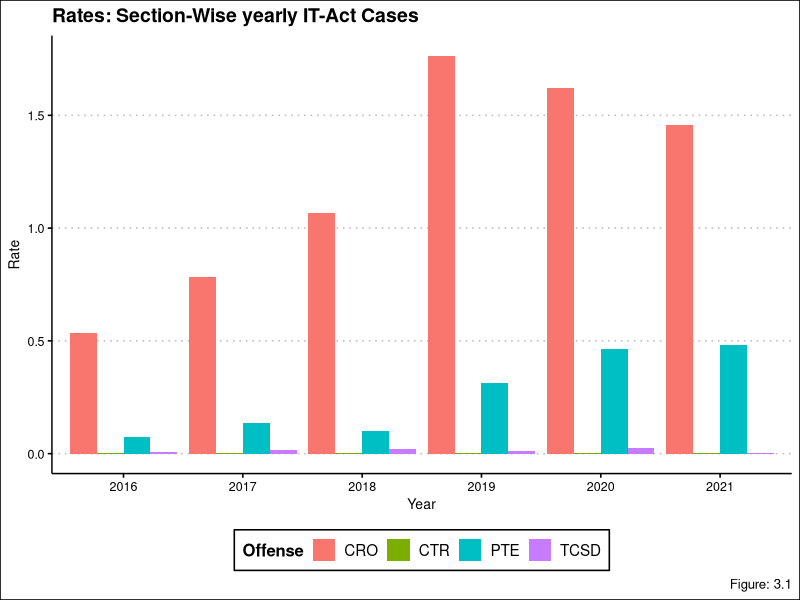
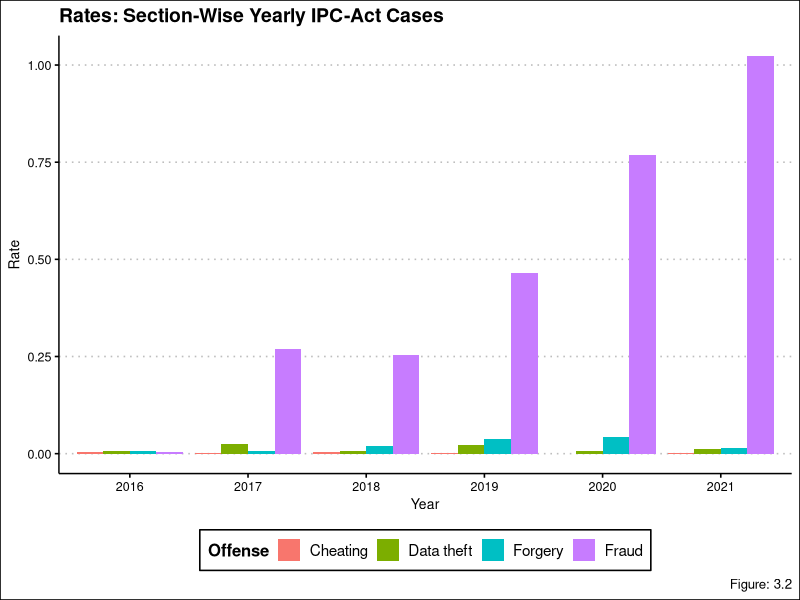
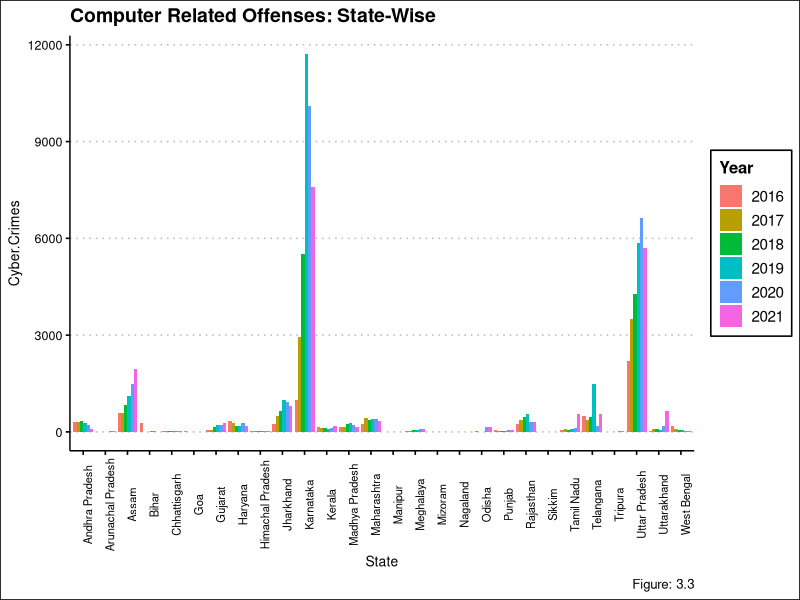
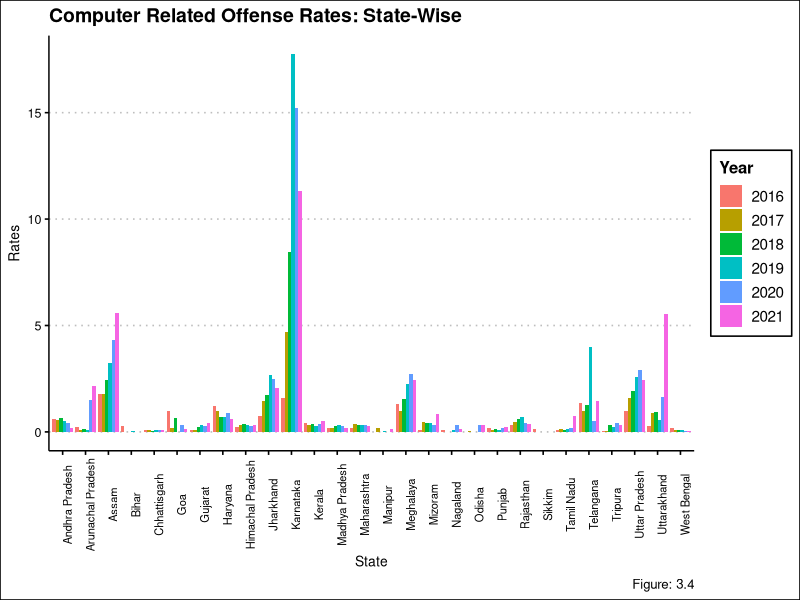
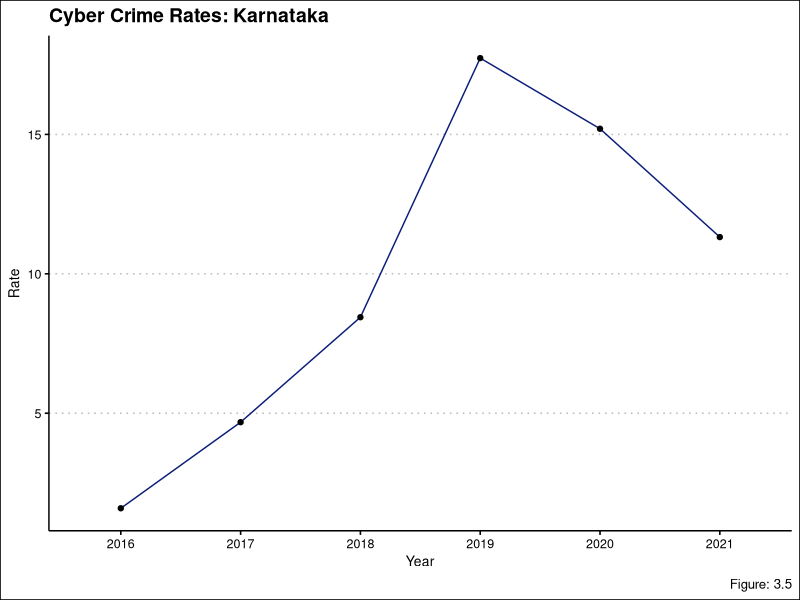

The R script that drew these images, in order:
## ---- chunk 1
rm(list = ls())
library(readxl)
data1 = read_excel("fig_data.xlsx")
data1$Year = as.character(data1$Year)
library(ggplot2)
library(ggthemes)
## ---- chunk 2
fig31 = ggplot(data1, aes(Year ,Rate,fill=Offense))+
  geom_bar(stat="identity",position=  'dodge')+
  labs(title= "Rates: Section-Wise yearly IT-Act Cases",
       caption = "Figure: 3.1",
       cex.labs = 0.5)+theme_clean()+theme(legend.position="bottom")
fig31
## ---- chunk 3
data2 = read_excel("fig_data.xlsx", sheet = "Sheet2")
data2$Year = as.character(data2$Year)
## ---- chunk 4
fig32 = ggplot(data2, aes(Year ,Rate,fill=Offense))+
  geom_bar(stat="identity",position=  'dodge')+
  labs(title= "Rates: Section-Wise Yearly IPC-Act Cases",
       caption = "Figure: 3.2",
       cex.labs = 0.5)+theme_clean()+theme(legend.position="bottom")+guides(col = guide_legend(nrow=4, byrow=TRUE))
fig32
## ---- chunk 5
data3 = read_excel("fig_data.xlsx", sheet = "Sheet3")
data3$Year = as.character(data3$Year)
## ---- chunk 6
fig33 = ggplot(data3, aes(State ,Cyber.Crimes ,fill= Year))+
  geom_bar(stat="identity",position=  'dodge')+theme_clean() +theme(axis.text.x = element_text(angle = 90, size = 8))+
  labs(title= "Computer Related Offenses: State-Wise",
       caption = "Figure: 3.3",
       cex.labs = 0.5)+theme(legend.position="right")
fig33
## ---- chunk 7
data4 = read_excel("fig_data.xlsx", sheet = "Sheet4")
data4$Year = as.character(data4$Year)
## ---- chunk 8
fig34 = ggplot(data4, aes(State ,Rates ,fill= Year))+
  geom_bar(stat="identity",position=  'dodge')+theme_clean() +theme(axis.text.x = element_text(angle = 90, size = 8))+
  labs(title= "Computer Related Offense Rates: State-Wise",
       caption = "Figure: 3.4",
       cex.labs = 0.5)+theme(legend.position="right")
fig34
## ---- chunk 9
data5 = read_excel("fig_data.xlsx", sheet = "Sheet5")
data5$Year = as.character(data5$Year)
## ---- chunk 10
fig35 = ggplot(data5, aes(x=Year, y=Rate, group=1)) +
  geom_line(color = "#0b1d78")+
  geom_point()+theme_clean()+labs(title= "Cyber Crime Rates: Karnataka",
       caption = "Figure: 3.5",
       cex.labs = 0.5)

fig35
